Frame 1 (no input): blank canvas, image omitted
Frame 60 (no input): blank canvas, image omitted
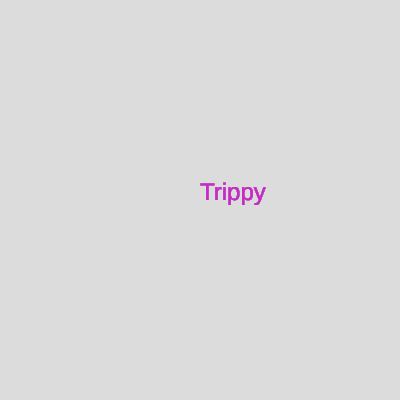
Frame 120 (the mouse pressed at the canvas centre since frame 60)

The p5.js sketch whose frames 1 and 60 were blank and that drew this single picture after the mouse press (run headless with seeded random() and noise() and a simulated clock; from frame 60 on, the mouse is pressed at the canvas centre):

// p5.js sketch
// ── sketch.js
function setup() {
  createCanvas(400, 400);
  background(220);
}

function draw() {
  textSize(24);
  fill(mouseX,random(255),400-mouseY,random(255));
  if (mouseIsPressed) {
    text("Trippy",mouseX,mouseY);
  }
}

function mouseReleased() {
  background(220);

}
